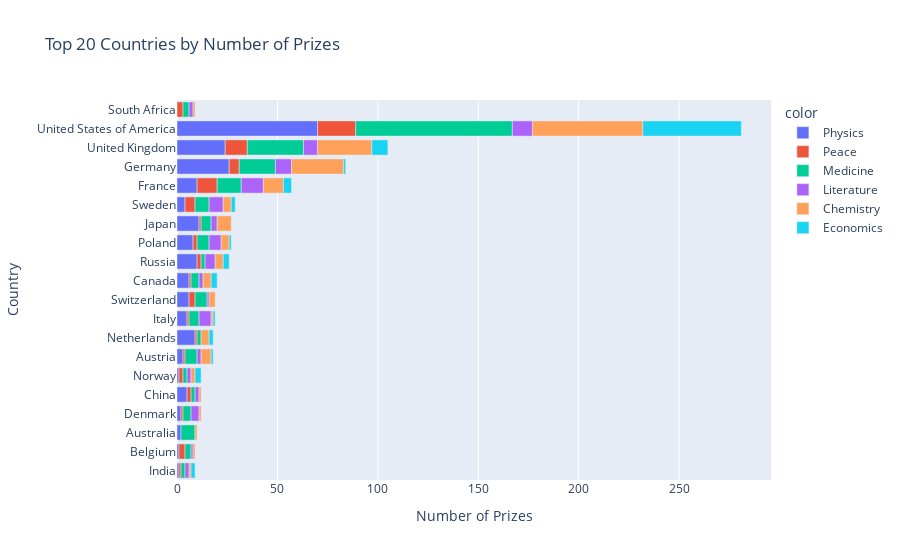

Notebook source saved alongside this figure:
### Code cell
hbar2 = px.bar(x=merged_df.cat_prize, y = merged_df.birth_country_current, 
              orientation='h',
              color=merged_df.category,
              title="Top 20 Countries by Number of Prizes")


hbar2.update_layout(xaxis_title="Number of Prizes",
                  yaxis_title="Country",
                  coloraxis_showscale=False)

hbar2.show()

### Figure 1 — Plotly figure (JSON) as saved in the notebook; plotly's stock layout.template omitted (floating-point values rounded to 4 significant figures)
{"data": [{"alignmentgroup": "True", "hovertemplate": "color=Physics<br>x=%{x}<br>y=%{y}<extra></extra>", "legendgroup": "Physics", "marker": {"color": "#636efa", "pattern": {"shape": ""}}, "name": "Physics", "offsetgroup": "Physics", "orientation": "h", "showlegend": true, "textposition": "auto", "type": "bar", "x": [1, 1, 2, 2, 5, 1, 3, 9, 5, 6, 6, 10, 8, 11, 4, 10, 26, 24, 70], "xaxis": "x", "y": ["India", "Belgium", "Australia", "Denmark", "China", "Norway", "Austria", "Netherlands", "Italy", "Switzerland", "Canada", "Russia", "Poland", "Japan", "Sweden", "France", "Germany", "United Kingdom", "United States of America"], "yaxis": "y"}, {"alignmentgroup": "True", "hovertemplate": "color=Peace<br>x=%{x}<br>y=%{y}<extra></extra>", "legendgroup": "Peace", "marker": {"color": "#EF553B", "pattern": {"shape": ""}}, "name": "Peace", "offsetgroup": "Peace", "orientation": "h", "showlegend": true, "textposition": "auto", "type": "bar", "x": [1, 3, 3, 1, 2, 2, 1, 1, 1, 3, 1, 2, 2, 1, 5, 10, 5, 11, 19], "xaxis": "x", "y": ["India", "South Africa", "Belgium", "Denmark", "Norway", "China", "Netherlands", "Austria", "Italy", "Switzerland", "Canada", "Russia", "Poland", "Japan", "Sweden", "France", "Germany", "United Kingdom", "United States of America"], "yaxis": "y"}, {"alignmentgroup": "True", "hovertemplate": "color=Medicine<br>x=%{x}<br>y=%{y}<extra></extra>", "legendgroup": "Medicine", "marker": {"color": "#00cc96", "pattern": {"shape": ""}}, "name": "Medicine", "offsetgroup": "Medicine", "orientation": "h", "showlegend": true, "textposition": "auto", "type": "bar", "x": [3, 3, 2, 7, 4, 2, 2, 6, 2, 5, 6, 4, 2, 5, 6, 7, 12, 18, 28, 78], "xaxis": "x", "y": ["South Africa", "Belgium", "India", "Australia", "Denmark", "China", "Norway", "Austria", "Netherlands", "Italy", "Switzerland", "Canada", "Russia", "Japan", "Poland", "Sweden", "France", "Germany", "United Kingdom", "United States of America"], "yaxis": "y"}, {"alignmentgroup": "True", "hovertemplate": "color=Literature<br>x=%{x}<br>y=%{y}<extra></extra>", "legendgroup": "Literature", "marker": {"color": "#ab63fa", "pattern": {"shape": ""}}, "name": "Literature", "offsetgroup": "Literature", "orientation": "h", "showlegend": true, "textposition": "auto", "type": "bar", "x": [2, 1, 2, 4, 2, 2, 2, 6, 1, 2, 5, 3, 6, 7, 11, 8, 7, 10], "xaxis": "x", "y": ["South Africa", "Belgium", "India", "Denmark", "China", "Norway", "Austria", "Italy", "Switzerland", "Canada", "Russia", "Japan", "Poland", "Sweden", "France", "Germany", "United Kingdom", "United States of America"], "yaxis": "y"}, {"alignmentgroup": "True", "hovertemplate": "color=Chemistry<br>x=%{x}<br>y=%{y}<extra></extra>", "legendgroup": "Chemistry", "marker": {"color": "#FFA15A", "pattern": {"shape": ""}}, "name": "Chemistry", "offsetgroup": "Chemistry", "orientation": "h", "showlegend": true, "textposition": "auto", "type": "bar", "x": [1, 1, 1, 1, 1, 1, 2, 5, 4, 1, 3, 4, 4, 4, 7, 4, 10, 26, 27, 55], "xaxis": "x", "y": ["South Africa", "India", "Belgium", "Australia", "Denmark", "China", "Norway", "Austria", "Netherlands", "Italy", "Switzerland", "Canada", "Russia", "Poland", "Japan", "Sweden", "France", "Germany", "United Kingdom", "United States of America"], "yaxis": "y"}, {"alignmentgroup": "True", "hovertemplate": "color=Economics<br>x=%{x}<br>y=%{y}<extra></extra>", "legendgroup": "Economics", "marker": {"color": "#19d3f3", "pattern": {"shape": ""}}, "name": "Economics", "offsetgroup": "Economics", "orientation": "h", "showlegend": true, "textposition": "auto", "type": "bar", "x": [2, 3, 1, 2, 1, 3, 3, 1, 2, 4, 1, 8, 49], "xaxis": "x", "y": ["India", "Norway", "Austria", "Netherlands", "Italy", "Canada", "Russia", "Poland", "Sweden", "France", "Germany", "United Kingdom", "United States of America"], "yaxis": "y"}], "layout": {"barmode": "relative", "coloraxis": {"showscale": false}, "legend": {"title": {"text": "color"}, "tracegroupgap": 0}, "title": {"text": "Top 20 Countries by Number of Prizes"}, "xaxis": {"anchor": "y", "domain": [0, 1], "title": {"text": "Number of Prizes"}}, "yaxis": {"anchor": "x", "domain": [0, 1], "title": {"text": "Country"}}}}
